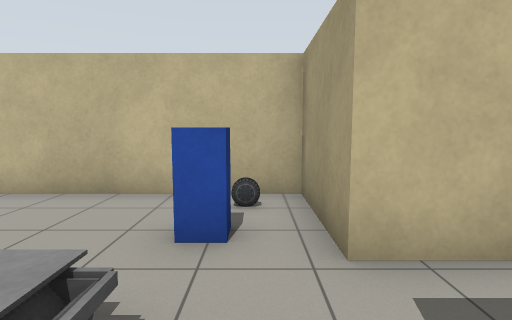
[1] (above)

18 first-person views from a walk through a world built for the Gazebo simulator. The camera is 1.2 m above the floor, tilts 6° down and sees 80° across. Floor lines are 1 m apart. The floor is counted in squares, 1 m on a side. Each view is taken from the middle of a square. On the plan, view 1 faces up. The plan holds only what a view shows up to about 13 squares ahead; the rest is blank. Robots are left out. Simple shapes stand in for some stock models. Some surface patterns are stand-ins.

[2]
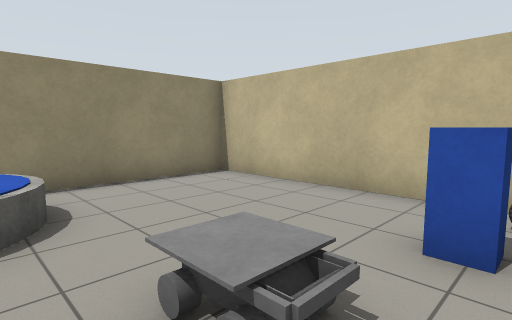

[3]
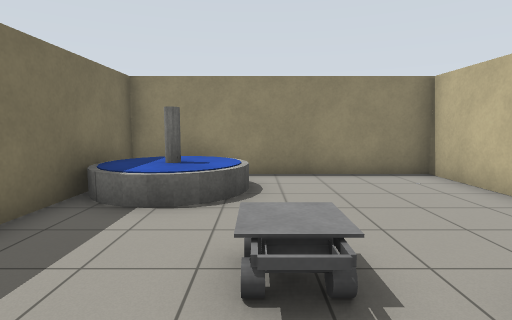

[4]
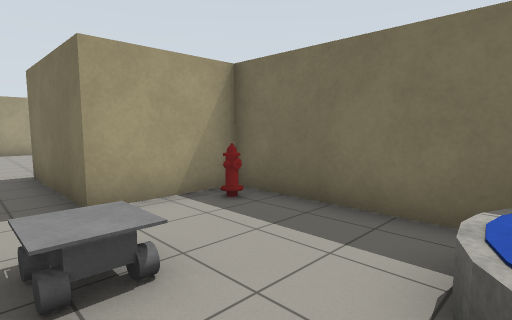

[5]
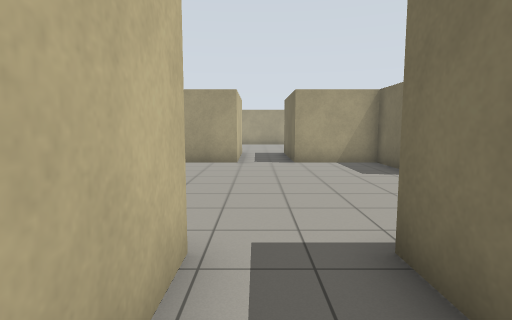

[6]
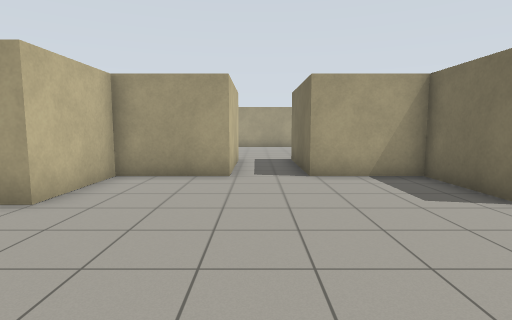

[7]
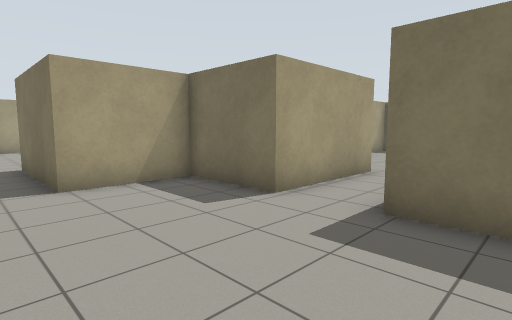

[8]
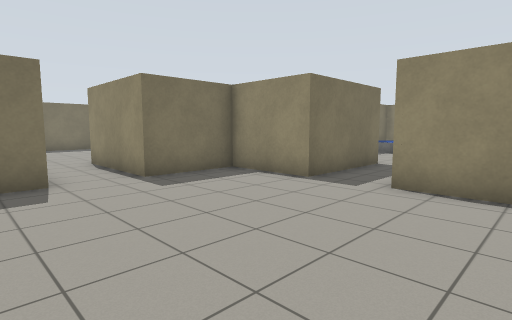

[9]
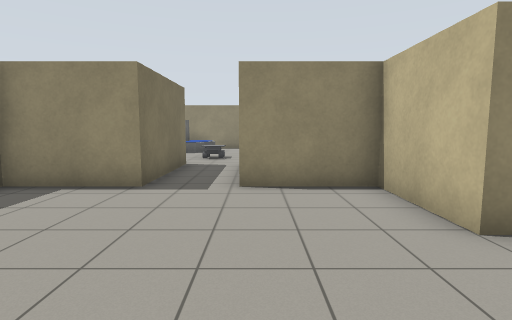

[10]
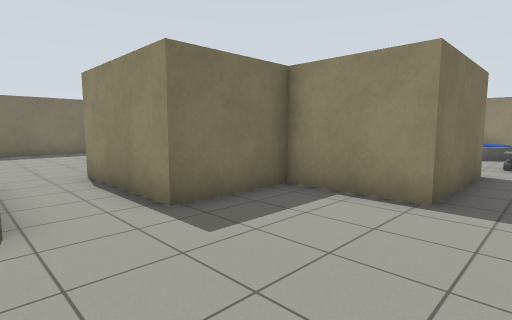

[11]
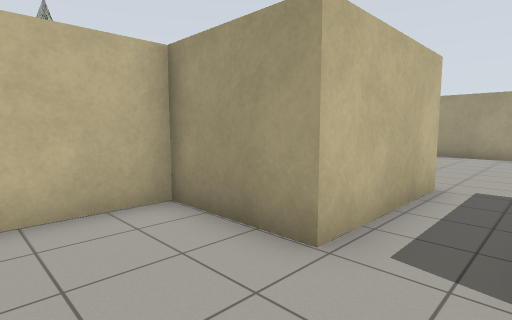

[12]
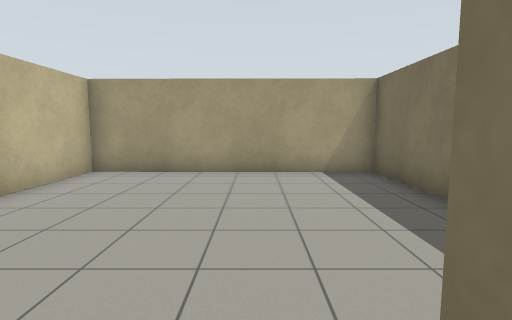

[13]
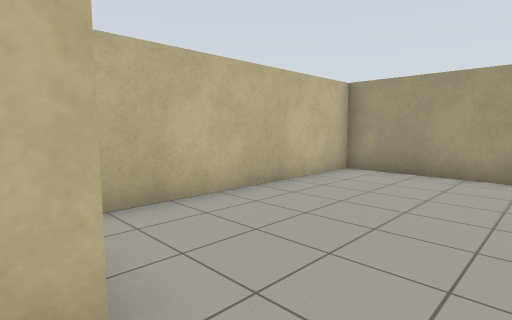

[14]
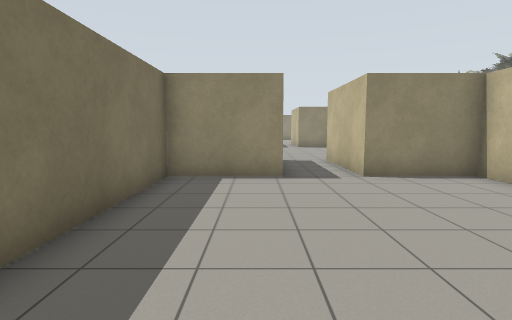

[15]
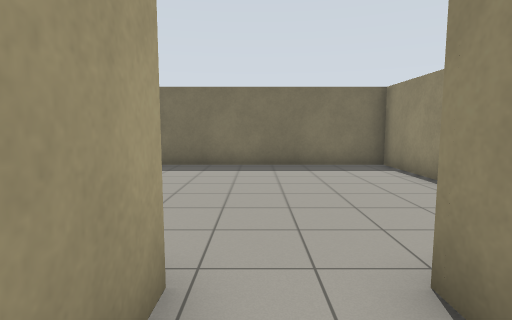

[16]
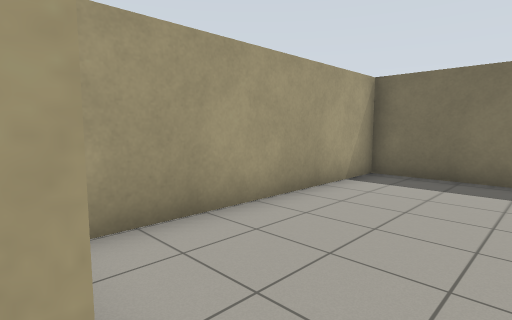

[17]
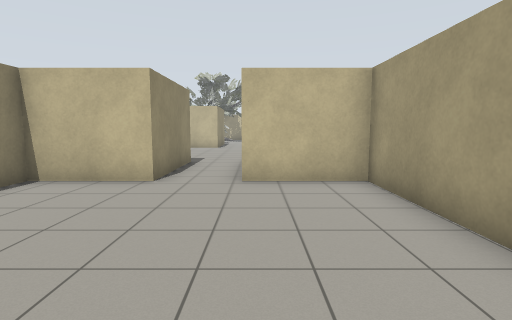

[18]
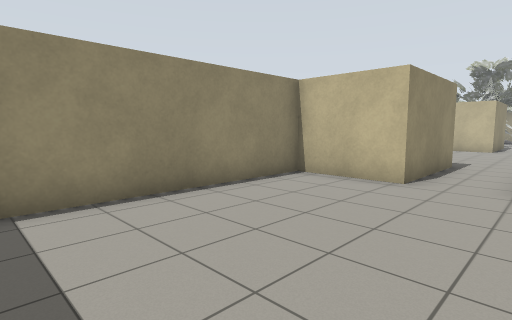

### Floor plan
Ten units are one square. View 1 is at (0, 0); x grows to the right and y downward. Boxes are objects, and circles mark ways between rooms. Rooms are numbered by the first view taken in them; rooms with no view inside come last. Other rooms are left out.
<svg viewBox="-74 -65 322 209">
<path fill="none" stroke="#000" d="M8 -27 8 -55 -69 -55 -69 22 -54 22M-44 22 8 22 8 -7M77 -55 48 -55 48 -27 8 -27M125 -27 125 -55 97 -55M8 -7 48 -7 48 22 77 22 77 62M97 62 97 22 125 22 125 -7M125 -7 165 -7 165 22 242 22 243 -55 165 -55 165 -27 125 -27M77 62 48 62 48 139 125 139 125 62 97 62"/>
<rect x="-65" y="-15" width="30" height="40" fill="#bbb"><title>fountain</title></rect>
<rect x="-25" y="-15" width="20" height="10" fill="#bbb"><title>other object</title></rect>
<rect x="-15" y="-35" width="10" height="10" fill="#bbb"><title>postbox</title></rect>
<rect x="-5" y="5" width="10" height="10" fill="#bbb"><title>fire hydrant</title></rect>
<rect x="-5" y="-55" width="10" height="10" fill="#bbb"><title>car</title></rect>
<circle cx="5" cy="-15" r="3" fill="#2a7"/>
<circle cx="125" cy="-15" r="3" fill="#2a7"/>
<circle cx="85" cy="60" r="3" fill="#2a7"/>
<text x="-30" y="-20">1</text>
<text x="80" y="-10">2</text>
<text x="200" y="-20">3</text>
<text x="90" y="100">4</text>
</svg>
Room 1 opens to room 2. Room 2 opens to room 3. Room 2 opens to room 4.

Where each view was taken, in squares from view 1:
view 1: 0 up, 0 right, facing up
view 2: 0 up, 0 right, facing up-left
view 3: 1 up, 1 right, facing left
view 4: 2 up, 4 left, facing down-right
view 5: 2 up, 2 right, facing right
view 6: 2 up, 5 right, facing right
view 7: 2 up, 6 right, facing down-right
view 8: 5 up, 11 right, facing down-left
view 9: 3 up, 11 right, facing left
view 10: 2 up, 10 right, facing down-left
view 11: 1 up, 10 right, facing up-right
view 12: 1 up, 16 right, facing right
view 13: 1 up, 16 right, facing up-right
view 14: 0 up, 24 right, facing left
view 15: 4 down, 9 right, facing down
view 16: 6 down, 9 right, facing down-right
view 17: 13 down, 10 right, facing up
view 18: 13 down, 10 right, facing up-left
